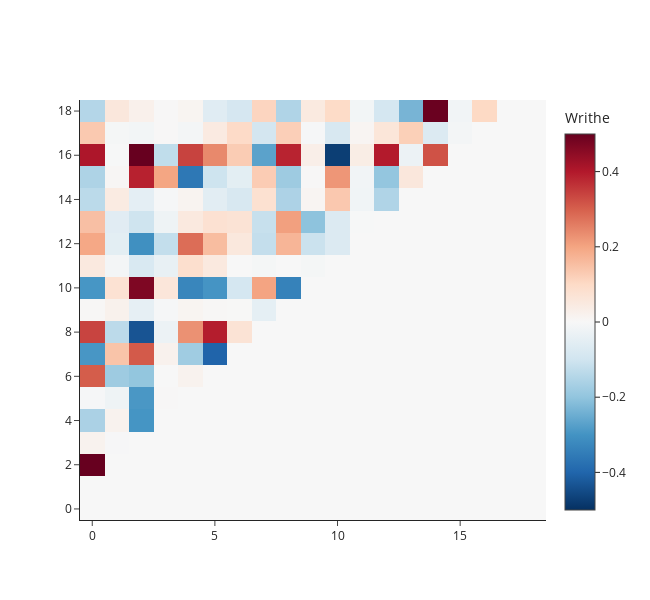

Notebook code for this chart:
### Code cell
sig_arr_A = give_sigma_arr(initial_coords_file, n=8)
thr = 0.5
sig_arr_A[np.abs(sig_arr_A) > thr] = thr

fig = go.Figure()
fig.add_trace(go.Heatmap(z=sig_arr_A,
                         colorscale='RdBu_r',
                         zmid=0,
#                          zmin = 0.01,
#                          zmax = 0.01,
#                          color_continuous_midpoint=0, 
#                              color_continuous_scale='RdBu_r',
                         colorbar = dict(title='Writhe')))
fig.update_layout(height=600, width=650, template='simple_white')

### Figure 1 — Plotly figure (JSON) as saved in the notebook; plotly's stock layout.template omitted (floating-point values rounded to 4 significant figures; data arrays with more than 128 entries replaced by an {"elided": "..."} marker saying what was removed)
{"data": [{"colorbar": {"title": {"text": "Writhe"}}, "colorscale": [[0, "rgb(5,48,97)"], [0.1, "rgb(33,102,172)"], [0.2, "rgb(67,147,195)"], [0.3, "rgb(146,197,222)"], [0.4, "rgb(209,229,240)"], [0.5, "rgb(247,247,247)"], [0.6, "rgb(253,219,199)"], [0.7, "rgb(244,165,130)"], [0.8, "rgb(214,96,77)"], [0.9, "rgb(178,24,43)"], [1, "rgb(103,0,31)"]], "type": "heatmap", "z": {"elided": "19x19 float values"}, "zmid": 0}], "layout": {"height": 600, "width": 650}}
